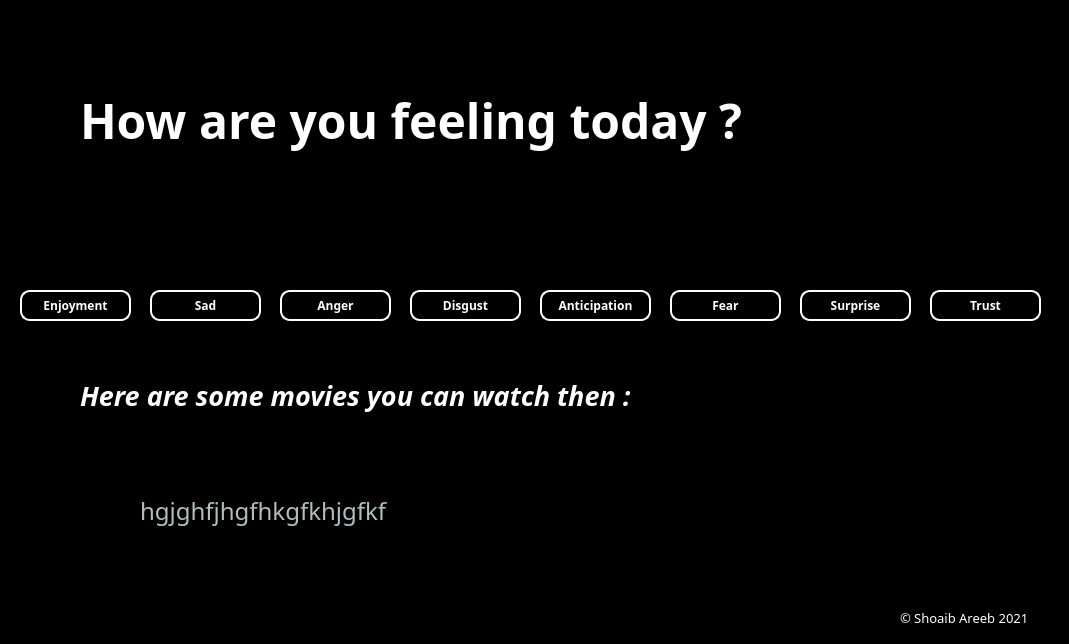
<?xml version="1.0" encoding="UTF-8"?>
<ui version="4.0">
 <class>MainWindow</class>
 <widget class="QMainWindow" name="MainWindow">
  <property name="geometry">
   <rect>
    <x>0</x>
    <y>0</y>
    <width>1069</width>
    <height>644</height>
   </rect>
  </property>
  <property name="palette">
   <palette>
    <active>
     <colorrole role="WindowText">
      <brush brushstyle="SolidPattern">
       <color alpha="255">
        <red>0</red>
        <green>190</green>
        <blue>190</blue>
       </color>
      </brush>
     </colorrole>
     <colorrole role="Text">
      <brush brushstyle="SolidPattern">
       <color alpha="255">
        <red>0</red>
        <green>214</green>
        <blue>214</blue>
       </color>
      </brush>
     </colorrole>
     <colorrole role="Base">
      <brush brushstyle="SolidPattern">
       <color alpha="255">
        <red>0</red>
        <green>0</green>
        <blue>0</blue>
       </color>
      </brush>
     </colorrole>
     <colorrole role="Window">
      <brush brushstyle="SolidPattern">
       <color alpha="255">
        <red>0</red>
        <green>0</green>
        <blue>0</blue>
       </color>
      </brush>
     </colorrole>
     <colorrole role="PlaceholderText">
      <brush brushstyle="SolidPattern">
       <color alpha="128">
        <red>0</red>
        <green>214</green>
        <blue>214</blue>
       </color>
      </brush>
     </colorrole>
    </active>
    <inactive>
     <colorrole role="WindowText">
      <brush brushstyle="SolidPattern">
       <color alpha="255">
        <red>0</red>
        <green>190</green>
        <blue>190</blue>
       </color>
      </brush>
     </colorrole>
     <colorrole role="Text">
      <brush brushstyle="SolidPattern">
       <color alpha="255">
        <red>0</red>
        <green>214</green>
        <blue>214</blue>
       </color>
      </brush>
     </colorrole>
     <colorrole role="Base">
      <brush brushstyle="SolidPattern">
       <color alpha="255">
        <red>0</red>
        <green>0</green>
        <blue>0</blue>
       </color>
      </brush>
     </colorrole>
     <colorrole role="Window">
      <brush brushstyle="SolidPattern">
       <color alpha="255">
        <red>0</red>
        <green>0</green>
        <blue>0</blue>
       </color>
      </brush>
     </colorrole>
     <colorrole role="PlaceholderText">
      <brush brushstyle="SolidPattern">
       <color alpha="128">
        <red>0</red>
        <green>214</green>
        <blue>214</blue>
       </color>
      </brush>
     </colorrole>
    </inactive>
    <disabled>
     <colorrole role="WindowText">
      <brush brushstyle="SolidPattern">
       <color alpha="255">
        <red>120</red>
        <green>120</green>
        <blue>120</blue>
       </color>
      </brush>
     </colorrole>
     <colorrole role="Text">
      <brush brushstyle="SolidPattern">
       <color alpha="255">
        <red>120</red>
        <green>120</green>
        <blue>120</blue>
       </color>
      </brush>
     </colorrole>
     <colorrole role="Base">
      <brush brushstyle="SolidPattern">
       <color alpha="255">
        <red>0</red>
        <green>0</green>
        <blue>0</blue>
       </color>
      </brush>
     </colorrole>
     <colorrole role="Window">
      <brush brushstyle="SolidPattern">
       <color alpha="255">
        <red>0</red>
        <green>0</green>
        <blue>0</blue>
       </color>
      </brush>
     </colorrole>
     <colorrole role="PlaceholderText">
      <brush brushstyle="SolidPattern">
       <color alpha="128">
        <red>0</red>
        <green>0</green>
        <blue>0</blue>
       </color>
      </brush>
     </colorrole>
    </disabled>
   </palette>
  </property>
  <property name="windowTitle">
   <string>MovieCounsel</string>
  </property>
  <property name="windowIcon">
   <iconset>
    <normaloff>imgs/popcorn.png</normaloff>imgs/popcorn.png</iconset>
  </property>
  <widget class="QWidget" name="centralwidget">
   <widget class="QLabel" name="label">
    <property name="geometry">
     <rect>
      <x>40</x>
      <y>220</y>
      <width>61</width>
      <height>61</height>
     </rect>
    </property>
    <property name="text">
     <string/>
    </property>
    <property name="pixmap">
     <pixmap>imgs/Enjoyment.png</pixmap>
    </property>
    <property name="scaledContents">
     <bool>true</bool>
    </property>
   </widget>
   <widget class="QPushButton" name="pushButton">
    <property name="geometry">
     <rect>
      <x>20</x>
      <y>290</y>
      <width>111</width>
      <height>31</height>
     </rect>
    </property>
    <property name="mouseTracking">
     <bool>false</bool>
    </property>
    <property name="styleSheet">
     <string notr="true">QPushButton {
width: 50px;
font-family:Montserrat;
font-weight:bold;
color: #ffffff !important;
text-transform: uppercase;
text-decoration: none;
background: #000000;
padding: 5px;
border: 2px solid #ffffff !important;
border-radius:10px;
display: inline-block;
transition: all
}
QPushButton:hover{
color: #000000 !important;
background: #969898;
border-color: #969898 !important;
border-radius:10px;
transition: all 0.4s ease 0s;
}</string>
    </property>
    <property name="text">
     <string>Enjoyment</string>
    </property>
   </widget>
   <widget class="QLabel" name="label_2">
    <property name="geometry">
     <rect>
      <x>170</x>
      <y>220</y>
      <width>61</width>
      <height>61</height>
     </rect>
    </property>
    <property name="text">
     <string/>
    </property>
    <property name="pixmap">
     <pixmap>imgs/Sad.png</pixmap>
    </property>
    <property name="scaledContents">
     <bool>true</bool>
    </property>
   </widget>
   <widget class="QLabel" name="label_3">
    <property name="geometry">
     <rect>
      <x>300</x>
      <y>220</y>
      <width>61</width>
      <height>61</height>
     </rect>
    </property>
    <property name="text">
     <string/>
    </property>
    <property name="pixmap">
     <pixmap>imgs/Anger.png</pixmap>
    </property>
    <property name="scaledContents">
     <bool>true</bool>
    </property>
   </widget>
   <widget class="QLabel" name="label_4">
    <property name="geometry">
     <rect>
      <x>560</x>
      <y>220</y>
      <width>61</width>
      <height>61</height>
     </rect>
    </property>
    <property name="text">
     <string/>
    </property>
    <property name="pixmap">
     <pixmap>imgs/Anticipation.png</pixmap>
    </property>
    <property name="scaledContents">
     <bool>true</bool>
    </property>
   </widget>
   <widget class="QLabel" name="label_5">
    <property name="geometry">
     <rect>
      <x>430</x>
      <y>220</y>
      <width>61</width>
      <height>61</height>
     </rect>
    </property>
    <property name="text">
     <string/>
    </property>
    <property name="pixmap">
     <pixmap>../../Downloads/Disgust.png</pixmap>
    </property>
    <property name="scaledContents">
     <bool>true</bool>
    </property>
   </widget>
   <widget class="QLabel" name="label_6">
    <property name="geometry">
     <rect>
      <x>820</x>
      <y>220</y>
      <width>61</width>
      <height>61</height>
     </rect>
    </property>
    <property name="text">
     <string/>
    </property>
    <property name="pixmap">
     <pixmap>imgs/Surprise.png</pixmap>
    </property>
    <property name="scaledContents">
     <bool>true</bool>
    </property>
   </widget>
   <widget class="QLabel" name="label_7">
    <property name="geometry">
     <rect>
      <x>700</x>
      <y>220</y>
      <width>61</width>
      <height>61</height>
     </rect>
    </property>
    <property name="text">
     <string/>
    </property>
    <property name="pixmap">
     <pixmap>imgs/Fear.png</pixmap>
    </property>
    <property name="scaledContents">
     <bool>true</bool>
    </property>
   </widget>
   <widget class="QLabel" name="label_8">
    <property name="geometry">
     <rect>
      <x>940</x>
      <y>220</y>
      <width>61</width>
      <height>61</height>
     </rect>
    </property>
    <property name="text">
     <string/>
    </property>
    <property name="pixmap">
     <pixmap>imgs/Trust.png</pixmap>
    </property>
    <property name="scaledContents">
     <bool>true</bool>
    </property>
   </widget>
   <widget class="QPushButton" name="pushButton_2">
    <property name="geometry">
     <rect>
      <x>150</x>
      <y>290</y>
      <width>111</width>
      <height>31</height>
     </rect>
    </property>
    <property name="mouseTracking">
     <bool>false</bool>
    </property>
    <property name="styleSheet">
     <string notr="true">QPushButton {
width: 50px;
font-family:Montserrat;
font-weight:bold;
color: #ffffff !important;
text-transform: uppercase;
text-decoration: none;
background: #000000;
padding: 5px;
border: 2px solid #ffffff !important;
border-radius:10px;
display: inline-block;
transition: all
}
QPushButton:hover{
color: #000000 !important;
background: #969898;
border-color: #969898 !important;
border-radius:10px;
transition: all 0.4s ease 0s;
}</string>
    </property>
    <property name="text">
     <string>Sad</string>
    </property>
   </widget>
   <widget class="QPushButton" name="pushButton_3">
    <property name="geometry">
     <rect>
      <x>280</x>
      <y>290</y>
      <width>111</width>
      <height>31</height>
     </rect>
    </property>
    <property name="mouseTracking">
     <bool>false</bool>
    </property>
    <property name="styleSheet">
     <string notr="true">QPushButton {
width: 50px;
font-family:Montserrat;
font-weight:bold;
color: #ffffff !important;
text-transform: uppercase;
text-decoration: none;
background: #000000;
padding: 5px;
border: 2px solid #ffffff !important;
border-radius:10px;
display: inline-block;
transition: all
}
QPushButton:hover{
color: #000000 !important;
background: #969898;
border-color: #969898 !important;
border-radius:10px;
transition: all 0.4s ease 0s;
}</string>
    </property>
    <property name="text">
     <string>Anger</string>
    </property>
   </widget>
   <widget class="QPushButton" name="pushButton_4">
    <property name="geometry">
     <rect>
      <x>410</x>
      <y>290</y>
      <width>111</width>
      <height>31</height>
     </rect>
    </property>
    <property name="mouseTracking">
     <bool>false</bool>
    </property>
    <property name="styleSheet">
     <string notr="true">QPushButton {
width: 50px;
font-family:Montserrat;
font-weight:bold;
color: #ffffff !important;
text-transform: uppercase;
text-decoration: none;
background: #000000;
padding: 5px;
border: 2px solid #ffffff !important;
border-radius:10px;
display: inline-block;
transition: all
}
QPushButton:hover{
color: #000000 !important;
background: #969898;
border-color: #969898 !important;
border-radius:10px;
transition: all 0.4s ease 0s;
}</string>
    </property>
    <property name="text">
     <string>Disgust</string>
    </property>
   </widget>
   <widget class="QPushButton" name="pushButton_5">
    <property name="geometry">
     <rect>
      <x>540</x>
      <y>290</y>
      <width>111</width>
      <height>31</height>
     </rect>
    </property>
    <property name="mouseTracking">
     <bool>false</bool>
    </property>
    <property name="styleSheet">
     <string notr="true">QPushButton {
width: 50px;
font-family:Montserrat;
font-weight:bold;
color: #ffffff !important;
text-transform: uppercase;
text-decoration: none;
background: #000000;
padding: 5px;
border: 2px solid #ffffff !important;
border-radius:10px;
display: inline-block;
transition: all
}
QPushButton:hover{
color: #000000 !important;
background: #969898;
border-color: #969898 !important;
border-radius:10px;
transition: all 0.4s ease 0s;
}</string>
    </property>
    <property name="text">
     <string>Anticipation</string>
    </property>
   </widget>
   <widget class="QPushButton" name="pushButton_6">
    <property name="geometry">
     <rect>
      <x>670</x>
      <y>290</y>
      <width>111</width>
      <height>31</height>
     </rect>
    </property>
    <property name="mouseTracking">
     <bool>false</bool>
    </property>
    <property name="styleSheet">
     <string notr="true">QPushButton {
width: 50px;
font-family:Montserrat;
font-weight:bold;
color: #ffffff !important;
text-transform: uppercase;
text-decoration: none;
background: #000000;
padding: 5px;
border: 2px solid #ffffff !important;
border-radius:10px;
display: inline-block;
transition: all
}
QPushButton:hover{
color: #000000 !important;
background: #969898;
border-color: #969898 !important;
border-radius:10px;
transition: all 0.4s ease 0s;
}</string>
    </property>
    <property name="text">
     <string>Fear</string>
    </property>
   </widget>
   <widget class="QPushButton" name="pushButton_7">
    <property name="geometry">
     <rect>
      <x>800</x>
      <y>290</y>
      <width>111</width>
      <height>31</height>
     </rect>
    </property>
    <property name="mouseTracking">
     <bool>false</bool>
    </property>
    <property name="styleSheet">
     <string notr="true">QPushButton {
width: 50px;
font-family:Montserrat;
font-weight:bold;
color: #ffffff !important;
text-transform: uppercase;
text-decoration: none;
background: #000000;
padding: 5px;
border: 2px solid #ffffff !important;
border-radius:10px;
display: inline-block;
transition: all
}
QPushButton:hover{
color: #000000 !important;
background: #969898;
border-color: #969898 !important;
border-radius:10px;
transition: all 0.4s ease 0s;
}</string>
    </property>
    <property name="text">
     <string>Surprise</string>
    </property>
   </widget>
   <widget class="QPushButton" name="pushButton_8">
    <property name="geometry">
     <rect>
      <x>930</x>
      <y>290</y>
      <width>111</width>
      <height>31</height>
     </rect>
    </property>
    <property name="mouseTracking">
     <bool>false</bool>
    </property>
    <property name="styleSheet">
     <string notr="true">QPushButton {
width: 50px;
font-family:Montserrat;
font-weight:bold;
color: #ffffff !important;
text-transform: uppercase;
text-decoration: none;
background: #000000;
padding: 5px;
border: 2px solid #ffffff !important;
border-radius:10px;
display: inline-block;
transition: all
}
QPushButton:hover{
color: #000000 !important;
background: #969898;
border-color: #969898 !important;
border-radius:10px;
transition: all 0.4s ease 0s;
}</string>
    </property>
    <property name="text">
     <string>Trust</string>
    </property>
   </widget>
   <widget class="QLabel" name="label_9">
    <property name="geometry">
     <rect>
      <x>80</x>
      <y>70</y>
      <width>871</width>
      <height>101</height>
     </rect>
    </property>
    <property name="palette">
     <palette>
      <active>
       <colorrole role="WindowText">
        <brush brushstyle="SolidPattern">
         <color alpha="255">
          <red>255</red>
          <green>255</green>
          <blue>255</blue>
         </color>
        </brush>
       </colorrole>
      </active>
      <inactive>
       <colorrole role="WindowText">
        <brush brushstyle="SolidPattern">
         <color alpha="255">
          <red>255</red>
          <green>255</green>
          <blue>255</blue>
         </color>
        </brush>
       </colorrole>
      </inactive>
      <disabled>
       <colorrole role="WindowText">
        <brush brushstyle="SolidPattern">
         <color alpha="255">
          <red>120</red>
          <green>120</green>
          <blue>120</blue>
         </color>
        </brush>
       </colorrole>
      </disabled>
     </palette>
    </property>
    <property name="font">
     <font>
      <family>Montserrat ExtraBold</family>
      <pointsize>36</pointsize>
      <weight>75</weight>
      <bold>true</bold>
     </font>
    </property>
    <property name="text">
     <string>How are you feeling today ?</string>
    </property>
   </widget>
   <widget class="QLabel" name="label_10">
    <property name="geometry">
     <rect>
      <x>140</x>
      <y>430</y>
      <width>841</width>
      <height>161</height>
     </rect>
    </property>
    <property name="palette">
     <palette>
      <active>
       <colorrole role="WindowText">
        <brush brushstyle="SolidPattern">
         <color alpha="255">
          <red>179</red>
          <green>189</green>
          <blue>190</blue>
         </color>
        </brush>
       </colorrole>
       <colorrole role="Text">
        <brush brushstyle="SolidPattern">
         <color alpha="255">
          <red>211</red>
          <green>212</green>
          <blue>214</blue>
         </color>
        </brush>
       </colorrole>
       <colorrole role="PlaceholderText">
        <brush brushstyle="NoBrush">
         <color alpha="128">
          <red>211</red>
          <green>212</green>
          <blue>214</blue>
         </color>
        </brush>
       </colorrole>
      </active>
      <inactive>
       <colorrole role="WindowText">
        <brush brushstyle="SolidPattern">
         <color alpha="255">
          <red>179</red>
          <green>189</green>
          <blue>190</blue>
         </color>
        </brush>
       </colorrole>
       <colorrole role="Text">
        <brush brushstyle="SolidPattern">
         <color alpha="255">
          <red>211</red>
          <green>212</green>
          <blue>214</blue>
         </color>
        </brush>
       </colorrole>
       <colorrole role="PlaceholderText">
        <brush brushstyle="NoBrush">
         <color alpha="128">
          <red>211</red>
          <green>212</green>
          <blue>214</blue>
         </color>
        </brush>
       </colorrole>
      </inactive>
      <disabled>
       <colorrole role="WindowText">
        <brush brushstyle="SolidPattern">
         <color alpha="255">
          <red>120</red>
          <green>120</green>
          <blue>120</blue>
         </color>
        </brush>
       </colorrole>
       <colorrole role="Text">
        <brush brushstyle="SolidPattern">
         <color alpha="255">
          <red>120</red>
          <green>120</green>
          <blue>120</blue>
         </color>
        </brush>
       </colorrole>
       <colorrole role="PlaceholderText">
        <brush brushstyle="NoBrush">
         <color alpha="128">
          <red>211</red>
          <green>212</green>
          <blue>214</blue>
         </color>
        </brush>
       </colorrole>
      </disabled>
     </palette>
    </property>
    <property name="font">
     <font>
      <family>Montserrat</family>
      <pointsize>18</pointsize>
     </font>
    </property>
    <property name="text">
     <string>hgjghfjhgfhkgfkhjgfkf</string>
    </property>
   </widget>
   <widget class="QLabel" name="label_11">
    <property name="geometry">
     <rect>
      <x>80</x>
      <y>370</y>
      <width>711</width>
      <height>51</height>
     </rect>
    </property>
    <property name="palette">
     <palette>
      <active>
       <colorrole role="WindowText">
        <brush brushstyle="SolidPattern">
         <color alpha="255">
          <red>255</red>
          <green>255</green>
          <blue>255</blue>
         </color>
        </brush>
       </colorrole>
       <colorrole role="Text">
        <brush brushstyle="SolidPattern">
         <color alpha="255">
          <red>255</red>
          <green>255</green>
          <blue>255</blue>
         </color>
        </brush>
       </colorrole>
       <colorrole role="PlaceholderText">
        <brush brushstyle="NoBrush">
         <color alpha="128">
          <red>255</red>
          <green>255</green>
          <blue>255</blue>
         </color>
        </brush>
       </colorrole>
      </active>
      <inactive>
       <colorrole role="WindowText">
        <brush brushstyle="SolidPattern">
         <color alpha="255">
          <red>255</red>
          <green>255</green>
          <blue>255</blue>
         </color>
        </brush>
       </colorrole>
       <colorrole role="Text">
        <brush brushstyle="SolidPattern">
         <color alpha="255">
          <red>255</red>
          <green>255</green>
          <blue>255</blue>
         </color>
        </brush>
       </colorrole>
       <colorrole role="PlaceholderText">
        <brush brushstyle="NoBrush">
         <color alpha="128">
          <red>255</red>
          <green>255</green>
          <blue>255</blue>
         </color>
        </brush>
       </colorrole>
      </inactive>
      <disabled>
       <colorrole role="WindowText">
        <brush brushstyle="SolidPattern">
         <color alpha="255">
          <red>120</red>
          <green>120</green>
          <blue>120</blue>
         </color>
        </brush>
       </colorrole>
       <colorrole role="Text">
        <brush brushstyle="SolidPattern">
         <color alpha="255">
          <red>120</red>
          <green>120</green>
          <blue>120</blue>
         </color>
        </brush>
       </colorrole>
       <colorrole role="PlaceholderText">
        <brush brushstyle="NoBrush">
         <color alpha="128">
          <red>255</red>
          <green>255</green>
          <blue>255</blue>
         </color>
        </brush>
       </colorrole>
      </disabled>
     </palette>
    </property>
    <property name="font">
     <font>
      <family>Montserrat</family>
      <pointsize>20</pointsize>
      <weight>75</weight>
      <italic>true</italic>
      <bold>true</bold>
     </font>
    </property>
    <property name="text">
     <string>Here are some movies you can watch then :</string>
    </property>
   </widget>
   <widget class="QLabel" name="label_12">
    <property name="geometry">
     <rect>
      <x>0</x>
      <y>0</y>
      <width>1071</width>
      <height>641</height>
     </rect>
    </property>
    <property name="text">
     <string/>
    </property>
    <property name="pixmap">
     <pixmap>imgs/background2.jpg</pixmap>
    </property>
    <property name="scaledContents">
     <bool>true</bool>
    </property>
   </widget>
   <widget class="QLabel" name="label_13">
    <property name="geometry">
     <rect>
      <x>900</x>
      <y>610</y>
      <width>161</width>
      <height>16</height>
     </rect>
    </property>
    <property name="palette">
     <palette>
      <active>
       <colorrole role="WindowText">
        <brush brushstyle="SolidPattern">
         <color alpha="255">
          <red>255</red>
          <green>255</green>
          <blue>255</blue>
         </color>
        </brush>
       </colorrole>
       <colorrole role="Text">
        <brush brushstyle="SolidPattern">
         <color alpha="255">
          <red>255</red>
          <green>255</green>
          <blue>255</blue>
         </color>
        </brush>
       </colorrole>
      </active>
      <inactive>
       <colorrole role="WindowText">
        <brush brushstyle="SolidPattern">
         <color alpha="255">
          <red>255</red>
          <green>255</green>
          <blue>255</blue>
         </color>
        </brush>
       </colorrole>
       <colorrole role="Text">
        <brush brushstyle="SolidPattern">
         <color alpha="255">
          <red>255</red>
          <green>255</green>
          <blue>255</blue>
         </color>
        </brush>
       </colorrole>
      </inactive>
      <disabled>
       <colorrole role="WindowText">
        <brush brushstyle="SolidPattern">
         <color alpha="255">
          <red>120</red>
          <green>120</green>
          <blue>120</blue>
         </color>
        </brush>
       </colorrole>
       <colorrole role="Text">
        <brush brushstyle="SolidPattern">
         <color alpha="255">
          <red>120</red>
          <green>120</green>
          <blue>120</blue>
         </color>
        </brush>
       </colorrole>
      </disabled>
     </palette>
    </property>
    <property name="font">
     <font>
      <family>Montserrat Light</family>
      <pointsize>10</pointsize>
      <weight>50</weight>
      <bold>false</bold>
     </font>
    </property>
    <property name="text">
     <string>© Shoaib Areeb 2021</string>
    </property>
   </widget>
   <zorder>label_12</zorder>
   <zorder>label</zorder>
   <zorder>pushButton</zorder>
   <zorder>label_2</zorder>
   <zorder>label_3</zorder>
   <zorder>label_4</zorder>
   <zorder>label_5</zorder>
   <zorder>label_6</zorder>
   <zorder>label_7</zorder>
   <zorder>label_8</zorder>
   <zorder>pushButton_2</zorder>
   <zorder>pushButton_3</zorder>
   <zorder>pushButton_4</zorder>
   <zorder>pushButton_5</zorder>
   <zorder>pushButton_6</zorder>
   <zorder>pushButton_7</zorder>
   <zorder>pushButton_8</zorder>
   <zorder>label_9</zorder>
   <zorder>label_10</zorder>
   <zorder>label_11</zorder>
   <zorder>label_13</zorder>
  </widget>
 </widget>
 <resources/>
 <connections/>
</ui>
